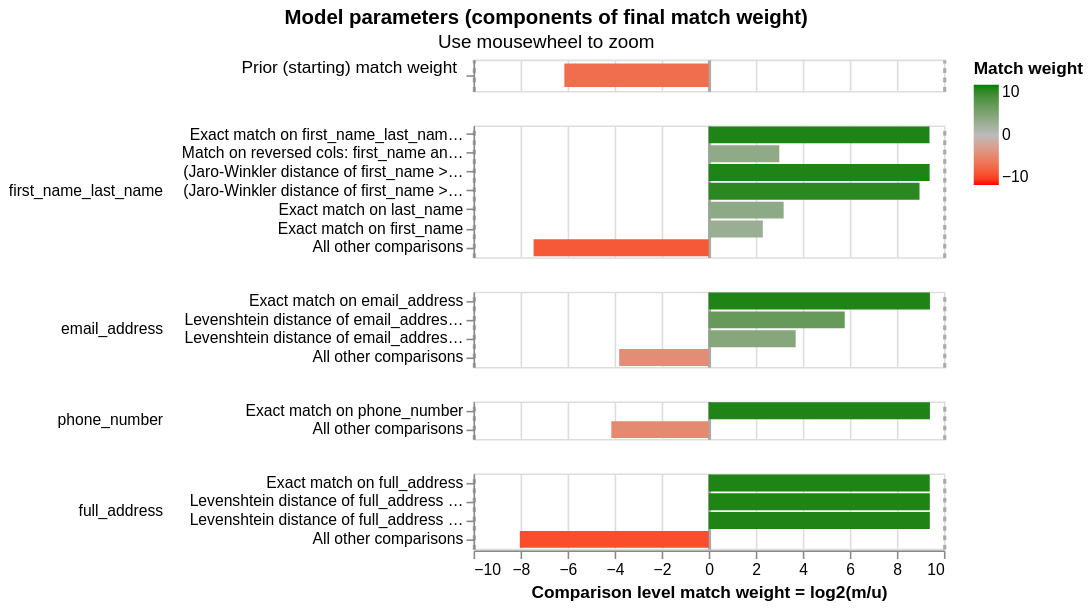

The notebook cell saved with this chart:
### Code cell
linker.visualisations.match_weights_chart()

### Figure 1 — Vega-Lite specification as saved in the notebook (floating-point values rounded to 4 significant figures)
{"config": {"view": {"continuousWidth": 300, "continuousHeight": 300, "discreteHeight": 60, "discreteWidth": 400}, "header": {"title": null}, "mark": {"tooltip": null}, "title": {"anchor": "middle"}}, "vconcat": [{"mark": {"type": "bar", "clip": true, "height": 15}, "encoding": {"color": {"field": "log2_bayes_factor", "scale": {"domain": [-10, 0, 10], "interpolate": "lab", "range": ["red", "#bbbbbb", "green"]}, "title": "Match weight", "type": "quantitative"}, "tooltip": [{"field": "comparison_name", "title": "Comparison name", "type": "nominal"}, {"field": "probability_two_random_records_match", "format": ".4f", "title": "Probability two random records match", "type": "nominal"}, {"field": "log2_bayes_factor", "format": ",.4f", "title": "Equivalent match weight", "type": "quantitative"}, {"field": "bayes_factor_description", "title": "Match weight description", "type": "nominal"}], "x": {"axis": {"domain": false, "gridColor": {"condition": {"test": "abs(datum.value / 10)  <= 1 & datum.value % 10 === 0", "value": "#aaa"}, "value": "#ddd"}, "gridDash": {"condition": {"test": "abs(datum.value / 10) == 1", "value": [3]}, "value": null}, "gridWidth": {"condition": {"test": "abs(datum.value / 10)  <= 1 & datum.value % 10 === 0", "value": 2}, "value": 1}, "labels": false, "ticks": false, "title": ""}, "field": "log2_bayes_factor", "scale": {"domain": [-10, 10]}, "type": "quantitative"}, "y": {"axis": {"title": "Prior (starting) match weight", "titleAlign": "right", "titleAngle": 0, "titleFontWeight": "normal"}, "field": "label_for_charts", "sort": {"field": "comparison_vector_value", "order": "descending"}, "type": "nominal"}}, "height": 20, "transform": [{"filter": "(datum.comparison_name == 'probability_two_random_records_match')"}]}, {"mark": {"type": "bar", "clip": true}, "encoding": {"color": {"field": "log2_bayes_factor", "scale": {"domain": [-10, 0, 10], "interpolate": "lab", "range": ["red", "#bbbbbb", "green"]}, "title": "Match weight", "type": "quantitative"}, "row": {"field": "comparison_name", "header": {"labelAlign": "left", "labelAnchor": "middle", "labelAngle": 0}, "sort": {"field": "comparison_sort_order"}, "type": "nominal"}, "tooltip": [{"field": "comparison_name", "title": "Comparison name", "type": "nominal"}, {"field": "label_for_charts", "title": "Label", "type": "ordinal"}, {"field": "sql_condition", "title": "SQL condition", "type": "nominal"}, {"field": "m_probability", "format": ".10~g", "title": "M probability", "type": "quantitative"}, {"field": "u_probability", "format": ".10~g", "title": "U probability", "type": "quantitative"}, {"field": "bayes_factor", "format": ",.6f", "title": "Bayes factor = m/u", "type": "quantitative"}, {"field": "log2_bayes_factor", "format": ".4~g", "title": "Match weight = log2(m/u)", "type": "quantitative"}, {"field": "bayes_factor_description", "title": "Match weight description", "type": "nominal"}, {"field": "m_probability_description", "title": "m probability description", "type": "nominal"}, {"field": "u_probability_description", "title": "u probability description", "type": "nominal"}], "x": {"axis": {"gridColor": {"condition": {"test": "abs(datum.value / 10)  <= 1 & datum.value % 10 === 0", "value": "#aaa"}, "value": "#ddd"}, "gridDash": {"condition": {"test": "abs(datum.value / 10) == 1", "value": [3]}, "value": null}, "gridWidth": {"condition": {"test": "abs(datum.value / 10)  <= 1 & datum.value % 10 === 0", "value": 2}, "value": 1}, "title": "Comparison level match weight = log2(m/u)"}, "field": "log2_bayes_factor", "scale": {"domain": [-10, 10]}, "type": "quantitative"}, "y": {"axis": {"title": null}, "field": "label_for_charts", "sort": {"field": "comparison_vector_value", "order": "descending"}, "type": "nominal"}}, "height": {"step": 12}, "resolve": {"axis": {"y": "independent"}, "scale": {"y": "independent"}}, "transform": [{"filter": "(datum.comparison_name != 'probability_two_random_records_match')"}]}], "data": {"name": "data-5129540055186ad9e7ba382423efea85"}, "params": [{"name": "mouse_zoom", "select": {"type": "interval", "encodings": ["x"]}, "bind": "scales", "views": []}], "resolve": {"axis": {"y": "independent"}, "scale": {"y": "independent"}}, "title": {"text": "Model parameters (components of final match weight)", "subtitle": "Use mousewheel to zoom"}, "$schema": "https://vega.github.io/schema/vega-lite/v5.9.3.json", "datasets": {"data-5129540055186ad9e7ba382423efea85": [{"comparison_name": "probability_two_random_records_match", "sql_condition": null, "label_for_charts": "", "m_probability": null, "u_probability": null, "m_probability_description": null, "u_probability_description": null, "has_tf_adjustments": false, "tf_adjustment_column": null, "tf_adjustment_weight": null, "is_null_level": false, "bayes_factor": 0.0142, "log2_bayes_factor": -6.138, "comparison_vector_value": 0, "max_comparison_vector_value": 0, "bayes_factor_description": "The probability that two random records drawn at random match is 0.014 or one in  71.4 records.This is equivalent to a starting match weight of -6.138.", "probability_two_random_records_match": 0.014, "comparison_sort_order": -1}, {"comparison_name": "first_name_last_name", "sql_condition": "\"first_name_last_name_concat_l\" = \"first_name_last_name_concat_r\"", "label_for_charts": "Exact match on first_name_last_name_concat", "m_probability": 0.8398, "u_probability": 0.001255, "m_probability_description": "Amongst matching record comparisons, 83.98% of records (i.e. one in 1.191) are in the exact match on first_name_last_name_concat comparison level", "u_probability_description": "Amongst non-matching record comparisons, 0.1255% of records (i.e. one in 797) are in the exact match on first_name_last_name_concat comparison level", "has_tf_adjustments": true, "tf_adjustment_column": "first_name_last_name_concat", "tf_adjustment_weight": 1.0, "is_null_level": false, "bayes_factor": 669.3, "log2_bayes_factor": 9.387, "comparison_vector_value": 6, "max_comparison_vector_value": 6, "bayes_factor_description": "If comparison level is `exact match on first_name_last_name_concat` then comparison is 669 times more likely to be a match", "probability_two_random_records_match": 0.014, "comparison_sort_order": 0}, {"comparison_name": "first_name_last_name", "sql_condition": "\"first_name_l\" = \"last_name_r\" AND \"first_name_r\" = \"last_name_l\"", "label_for_charts": "Match on reversed cols: first_name and last_name (both directions)", "m_probability": 0.008333, "u_probability": 0.001042, "m_probability_description": "Amongst matching record comparisons, 0.8333% of records (i.e. one in 120) are in the match on reversed cols: first_name and last_name (both directions) comparison level", "u_probability_description": "Amongst non-matching record comparisons, 0.1042% of records (i.e. one in 960) are in the match on reversed cols: first_name and last_name (both directions) comparison level", "has_tf_adjustments": false, "tf_adjustment_column": null, "tf_adjustment_weight": 1.0, "is_null_level": false, "bayes_factor": 8.0, "log2_bayes_factor": 3.0, "comparison_vector_value": 5, "max_comparison_vector_value": 6, "bayes_factor_description": "If comparison level is `match on reversed cols: first_name and last_name (both directions)` then comparison is 8 times more likely to be a match", "probability_two_random_records_match": 0.014, "comparison_sort_order": 0}, {"comparison_name": "first_name_last_name", "sql_condition": "(jaro_winkler_similarity(\"first_name_l\", \"first_name_r\") >= 0.92) AND (jaro_winkler_similarity(\"last_name_l\", \"last_name_r\") >= 0.92)", "label_for_charts": "(Jaro-Winkler distance of first_name >= 0.92) AND (Jaro-Winkler distance of last_name >= 0.92)", "m_probability": 0.09749, "u_probability": 0.0001452, "m_probability_description": "Amongst matching record comparisons, 9.749% of records (i.e. one in 10.26) are in the (jaro-winkler distance of first_name >= 0.92) and (jaro-winkler distance of last_name >= 0.92) comparison level", "u_probability_description": "Amongst non-matching record comparisons, 0.01452% of records (i.e. one in 6,887) are in the (jaro-winkler distance of first_name >= 0.92) and (jaro-winkler distance of last_name >= 0.92) comparison level", "has_tf_adjustments": false, "tf_adjustment_column": null, "tf_adjustment_weight": 1.0, "is_null_level": false, "bayes_factor": 671.4, "log2_bayes_factor": 9.391, "comparison_vector_value": 4, "max_comparison_vector_value": 6, "bayes_factor_description": "If comparison level is `(jaro-winkler distance of first_name >= 0.92) and (jaro-winkler distance of last_name >= 0.92)` then comparison is 671 times more likely to be a match", "probability_two_random_records_match": 0.014, "comparison_sort_order": 0}, {"comparison_name": "first_name_last_name", "sql_condition": "(jaro_winkler_similarity(\"first_name_l\", \"first_name_r\") >= 0.88) AND (jaro_winkler_similarity(\"last_name_l\", \"last_name_r\") >= 0.88)", "label_for_charts": "(Jaro-Winkler distance of first_name >= 0.88) AND (Jaro-Winkler distance of last_name >= 0.88)", "m_probability": 0.02531, "u_probability": 5.077e-05, "m_probability_description": "Amongst matching record comparisons, 2.531% of records (i.e. one in 39.5) are in the (jaro-winkler distance of first_name >= 0.88) and (jaro-winkler distance of last_name >= 0.88) comparison level", "u_probability_description": "Amongst non-matching record comparisons, 0.005077% of records (i.e. one in 19,698) are in the (jaro-winkler distance of first_name >= 0.88) and (jaro-winkler distance of last_name >= 0.88) comparison level", "has_tf_adjustments": false, "tf_adjustment_column": null, "tf_adjustment_weight": 1.0, "is_null_level": false, "bayes_factor": 498.6, "log2_bayes_factor": 8.962, "comparison_vector_value": 3, "max_comparison_vector_value": 6, "bayes_factor_description": "If comparison level is `(jaro-winkler distance of first_name >= 0.88) and (jaro-winkler distance of last_name >= 0.88)` then comparison is 499 times more likely to be a match", "probability_two_random_records_match": 0.014, "comparison_sort_order": 0}, {"comparison_name": "first_name_last_name", "sql_condition": "\"last_name_l\" = \"last_name_r\"", "label_for_charts": "Exact match on last_name", "m_probability": 0.02454, "u_probability": 0.002699, "m_probability_description": "Amongst matching record comparisons, 2.454% of records (i.e. one in 40.75) are in the exact match on last_name comparison level", "u_probability_description": "Amongst non-matching record comparisons, 0.2699% of records (i.e. one in 371) are in the exact match on last_name comparison level", "has_tf_adjustments": true, "tf_adjustment_column": "last_name", "tf_adjustment_weight": 1.0, "is_null_level": false, "bayes_factor": 9.092, "log2_bayes_factor": 3.185, "comparison_vector_value": 2, "max_comparison_vector_value": 6, "bayes_factor_description": "If comparison level is `exact match on last_name` then comparison is 9.092 times more likely to be a match", "probability_two_random_records_match": 0.014, "comparison_sort_order": 0}, {"comparison_name": "first_name_last_name", "sql_condition": "\"first_name_l\" = \"first_name_r\"", "label_for_charts": "Exact match on first_name", "m_probability": 0.007109, "u_probability": 0.001446, "m_probability_description": "Amongst matching record comparisons, 0.7109% of records (i.e. one in 141) are in the exact match on first_name comparison level", "u_probability_description": "Amongst non-matching record comparisons, 0.1446% of records (i.e. one in 692) are in the exact match on first_name comparison level", "has_tf_adjustments": true, "tf_adjustment_column": "first_name", "tf_adjustment_weight": 1.0, "is_null_level": false, "bayes_factor": 4.918, "log2_bayes_factor": 2.298, "comparison_vector_value": 1, "max_comparison_vector_value": 6, "bayes_factor_description": "If comparison level is `exact match on first_name` then comparison is 4.918 times more likely to be a match", "probability_two_random_records_match": 0.014, "comparison_sort_order": 0}, {"comparison_name": "first_name_last_name", "sql_condition": "ELSE", "label_for_charts": "All other comparisons", "m_probability": 0.0057, "u_probability": 0.9944, "m_probability_description": "Amongst matching record comparisons, 0.57% of records (i.e. one in 175) are in the all other comparisons comparison level", "u_probability_description": "Amongst non-matching record comparisons, 99.44% of records (i.e. one in 1.006) are in the all other comparisons comparison level", "has_tf_adjustments": false, "tf_adjustment_column": null, "tf_adjustment_weight": 1.0, "is_null_level": false, "bayes_factor": 0.005732, "log2_bayes_factor": -7.447, "comparison_vector_value": 0, "max_comparison_vector_value": 6, "bayes_factor_description": "If comparison level is `all other comparisons` then comparison is 174 times less likely to be a match", "probability_two_random_records_match": 0.014, "comparison_sort_order": 0}, {"comparison_name": "email_address", "sql_condition": "\"email_address_l\" = \"email_address_r\"", "label_for_charts": "Exact match on email_address", "m_probability": 0.9223, "u_probability": 0.001361, "m_probability_description": "Amongst matching record comparisons, 92.23% of records (i.e. one in 1.084) are in the exact match on email_address comparison level", "u_probability_description": "Amongst non-matching record comparisons, 0.1361% of records (i.e. one in 735) are in the exact match on email_address comparison level", "has_tf_adjustments": false, "tf_adjustment_column": null, "tf_adjustment_weight": 1.0, "is_null_level": false, "bayes_factor": 677.6, "log2_bayes_factor": 9.404, "comparison_vector_value": 3, "max_comparison_vector_value": 3, "bayes_factor_description": "If comparison level is `exact match on email_address` then comparison is 678 times more likely to be a match", "probability_two_random_records_match": 0.014, "comparison_sort_order": 1}, {"comparison_name": "email_address", "sql_condition": "levenshtein(\"email_address_l\", \"email_address_r\") <= 1", "label_for_charts": "Levenshtein distance of email_address <= 1", "m_probability": 0.001974, "u_probability": 3.585e-05, "m_probability_description": "Amongst matching record comparisons, 0.1974% of records (i.e. one in 507) are in the levenshtein distance of email_address <= 1 comparison level", "u_probability_description": "Amongst non-matching record comparisons, 0.003585% of records (i.e. one in 27,893) are in the levenshtein distance of email_address <= 1 comparison level", "has_tf_adjustments": false, "tf_adjustment_column": null, "tf_adjustment_weight": 1.0, "is_null_level": false, "bayes_factor": 55.05, "log2_bayes_factor": 5.783, "comparison_vector_value": 2, "max_comparison_vector_value": 3, "bayes_factor_description": "If comparison level is `levenshtein distance of email_address <= 1` then comparison is 55.05 times more likely to be a match", "probability_two_random_records_match": 0.014, "comparison_sort_order": 1}, {"comparison_name": "email_address", "sql_condition": "levenshtein(\"email_address_l\", \"email_address_r\") <= 2", "label_for_charts": "Levenshtein distance of email_address <= 2", "m_probability": 0.004437, "u_probability": 0.0003422, "m_probability_description": "Amongst matching record comparisons, 0.4437% of records (i.e. one in 225) are in the levenshtein distance of email_address <= 2 comparison level", "u_probability_description": "Amongst non-matching record comparisons, 0.03422% of records (i.e. one in 2,922) are in the levenshtein distance of email_address <= 2 comparison level", "has_tf_adjustments": false, "tf_adjustment_column": null, "tf_adjustment_weight": 1.0, "is_null_level": false, "bayes_factor": 12.97, "log2_bayes_factor": 3.697, "comparison_vector_value": 1, "max_comparison_vector_value": 3, "bayes_factor_description": "If comparison level is `levenshtein distance of email_address <= 2` then comparison is 12.97 times more likely to be a match", "probability_two_random_records_match": 0.014, "comparison_sort_order": 1}, {"comparison_name": "email_address", "sql_condition": "ELSE", "label_for_charts": "All other comparisons", "m_probability": 0.07131, "u_probability": 0.9983, "m_probability_description": "Amongst matching record comparisons, 7.131% of records (i.e. one in 14.02) are in the all other comparisons comparison level", "u_probability_description": "Amongst non-matching record comparisons, 99.83% of records (i.e. one in 1.002) are in the all other comparisons comparison level", "has_tf_adjustments": false, "tf_adjustment_column": null, "tf_adjustment_weight": 1.0, "is_null_level": false, "bayes_factor": 0.07143, "log2_bayes_factor": -3.807, "comparison_vector_value": 0, "max_comparison_vector_value": 3, "bayes_factor_description": "If comparison level is `all other comparisons` then comparison is 14 times less likely to be a match", "probability_two_random_records_match": 0.014, "comparison_sort_order": 1}, {"comparison_name": "phone_number", "sql_condition": "\"phone_number_l\" = \"phone_number_r\"", "label_for_charts": "Exact match on phone_number", "m_probability": 0.9434, "u_probability": 0.001393, "m_probability_description": "Amongst matching record comparisons, 94.34% of records (i.e. one in 1.06) are in the exact match on phone_number comparison level", "u_probability_description": "Amongst non-matching record comparisons, 0.1393% of records (i.e. one in 718) are in the exact match on phone_number comparison level", "has_tf_adjustments": false, "tf_adjustment_column": null, "tf_adjustment_weight": 1.0, "is_null_level": false, "bayes_factor": 677.2, "log2_bayes_factor": 9.404, "comparison_vector_value": 1, "max_comparison_vector_value": 1, "bayes_factor_description": "If comparison level is `exact match on phone_number` then comparison is 677 times more likely to be a match", "probability_two_random_records_match": 0.014, "comparison_sort_order": 2}, {"comparison_name": "phone_number", "sql_condition": "ELSE", "label_for_charts": "All other comparisons", "m_probability": 0.05657, "u_probability": 0.9986, "m_probability_description": "Amongst matching record comparisons, 5.657% of records (i.e. one in 17.68) are in the all other comparisons comparison level", "u_probability_description": "Amongst non-matching record comparisons, 99.86% of records (i.e. one in 1.001) are in the all other comparisons comparison level", "has_tf_adjustments": false, "tf_adjustment_column": null, "tf_adjustment_weight": 1.0, "is_null_level": false, "bayes_factor": 0.05665, "log2_bayes_factor": -4.142, "comparison_vector_value": 0, "max_comparison_vector_value": 1, "bayes_factor_description": "If comparison level is `all other comparisons` then comparison is 17.65 times less likely to be a match", "probability_two_random_records_match": 0.014, "comparison_sort_order": 2}, {"comparison_name": "full_address", "sql_condition": "\"full_address_l\" = \"full_address_r\"", "label_for_charts": "Exact match on full_address", "m_probability": 0.9138, "u_probability": 0.001355, "m_probability_description": "Amongst matching record comparisons, 91.38% of records (i.e. one in 1.094) are in the exact match on full_address comparison level", "u_probability_description": "Amongst non-matching record comparisons, 0.1355% of records (i.e. one in 738) are in the exact match on full_address comparison level", "has_tf_adjustments": false, "tf_adjustment_column": null, "tf_adjustment_weight": 1.0, "is_null_level": false, "bayes_factor": 674.2, "log2_bayes_factor": 9.397, "comparison_vector_value": 3, "max_comparison_vector_value": 3, "bayes_factor_description": "If comparison level is `exact match on full_address` then comparison is 674 times more likely to be a match", "probability_two_random_records_match": 0.014, "comparison_sort_order": 3}, {"comparison_name": "full_address", "sql_condition": "levenshtein(\"full_address_l\", \"full_address_r\") <= 1", "label_for_charts": "Levenshtein distance of full_address <= 1", "m_probability": 0.05639, "u_probability": 8.351e-05, "m_probability_description": "Amongst matching record comparisons, 5.639% of records (i.e. one in 17.73) are in the levenshtein distance of full_address <= 1 comparison level", "u_probability_description": "Amongst non-matching record comparisons, 0.008351% of records (i.e. one in 11,975) are in the levenshtein distance of full_address <= 1 comparison level", "has_tf_adjustments": false, "tf_adjustment_column": null, "tf_adjustment_weight": 1.0, "is_null_level": false, "bayes_factor": 675.3, "log2_bayes_factor": 9.399, "comparison_vector_value": 2, "max_comparison_vector_value": 3, "bayes_factor_description": "If comparison level is `levenshtein distance of full_address <= 1` then comparison is 675 times more likely to be a match", "probability_two_random_records_match": 0.014, "comparison_sort_order": 3}, {"comparison_name": "full_address", "sql_condition": "levenshtein(\"full_address_l\", \"full_address_r\") <= 2", "label_for_charts": "Levenshtein distance of full_address <= 2", "m_probability": 0.02601, "u_probability": 3.852e-05, "m_probability_description": "Amongst matching record comparisons, 2.601% of records (i.e. one in 38.45) are in the levenshtein distance of full_address <= 2 comparison level", "u_probability_description": "Amongst non-matching record comparisons, 0.003852% of records (i.e. one in 25,963) are in the levenshtein distance of full_address <= 2 comparison level", "has_tf_adjustments": false, "tf_adjustment_column": null, "tf_adjustment_weight": 1.0, "is_null_level": false, "bayes_factor": 675.2, "log2_bayes_factor": 9.399, "comparison_vector_value": 1, "max_comparison_vector_value": 3, "bayes_factor_description": "If comparison level is `levenshtein distance of full_address <= 2` then comparison is 675 times more likely to be a match", "probability_two_random_records_match": 0.014, "comparison_sort_order": 3}, {"comparison_name": "full_address", "sql_condition": "ELSE", "label_for_charts": "All other comparisons", "m_probability": 0.003817, "u_probability": 0.9985, "m_probability_description": "Amongst matching record comparisons, 0.3817% of records (i.e. one in 262) are in the all other comparisons comparison level", "u_probability_description": "Amongst non-matching record comparisons, 99.85% of records (i.e. one in 1.001) are in the all other comparisons comparison level", "has_tf_adjustments": false, "tf_adjustment_column": null, "tf_adjustment_weight": 1.0, "is_null_level": false, "bayes_factor": 0.003823, "log2_bayes_factor": -8.031, "comparison_vector_value": 0, "max_comparison_vector_value": 3, "bayes_factor_description": "If comparison level is `all other comparisons` then comparison is 262 times less likely to be a match", "probability_two_random_records_match": 0.014, "comparison_sort_order": 3}]}}
